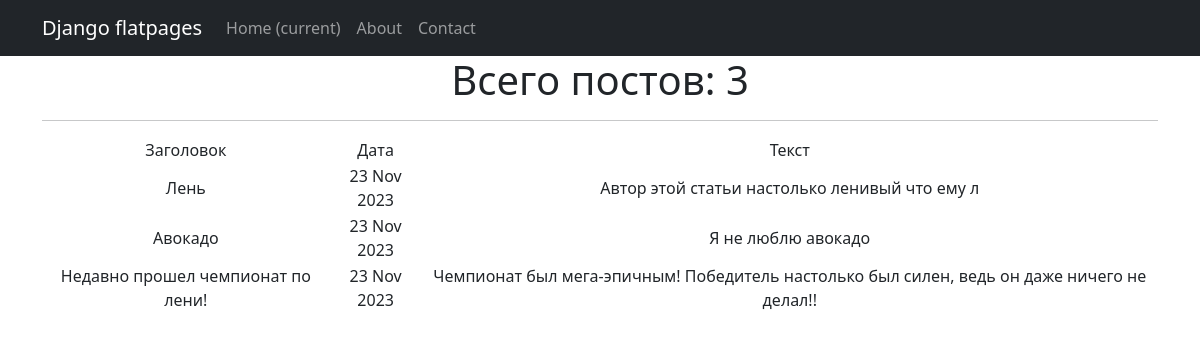
The app's page /posts/, older data.
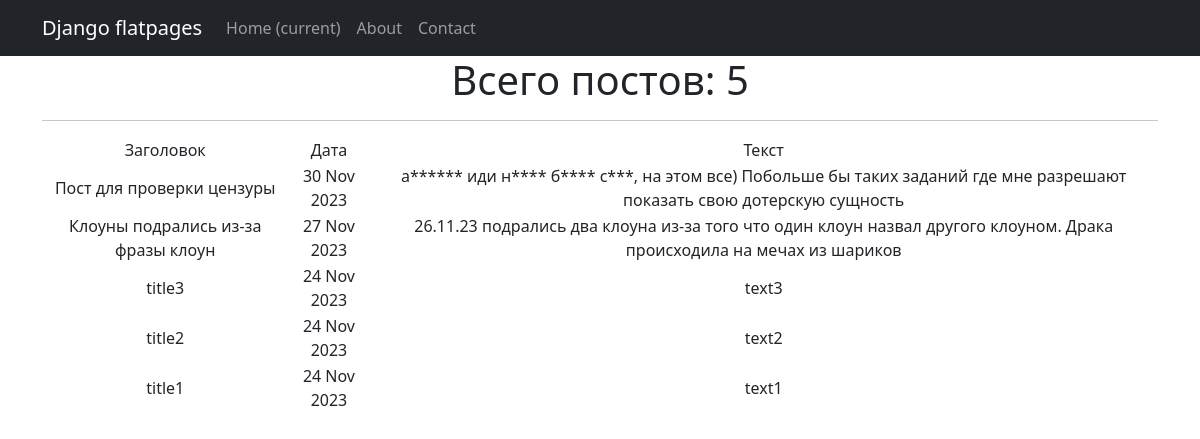
The same page, newer data.
### news/models.py (models this page shows, shortened)
class Post(models.Model):
    article = 'AR'
    news = 'NE'
    POSITIONS = [
        (article, 'Статья'),
        (news, 'Новость')
    ]
    author = models.ForeignKey(Author, on_delete = models.CASCADE)
    title = models.CharField(max_length=255)
    text = models.TextField()
    type = models.CharField(max_length=250, choices = POSITIONS)
    time = models.DateTimeField(auto_now_add = True)
    category = models.ManyToManyField(Category, through = 'PostCategory')
    rating = models.IntegerField(default=0)

### news/views.py (the view)
# urls.py: path('', PostsList.as_view()),
class PostsList(ListView):
    model = Post
    ordering = '-time'
    template_name = 'posts.html'
    context_object_name = 'posts'

### news/templatetags/custom_filters.py (called while the page is built)
@register.filter()
def censor(value):
    text = str(value)
    for word in SWEAR_WORDS:
        text = text.replace(word[1:], "*" * (len(word)-1))
    return text

### templates/posts.html (shortened to what this page needs)
{% extends 'flatpages/default.html' %}
{% load custom_filters %}
{% block content %}
   <h1>Всего постов: {{ posts|length }}</h1>
   <hr>
   {% if posts %}
       <table>
           <tr>
               <td>Заголовок</td>
               <td>Дата</td>
               <td>Текст</td>
           </tr>
           {% for post in posts %}
           <tr>
               <td>{{ post.title|censor }}</td>
               <td>{{ post.time|date:'d M Y' }}</td>
               <td>{{ post.text|censor|truncatewords:20 }}</td>
           </tr>
           {% endfor %}
       </table>
   {% else %}
       <h2>Постов нет!</h2>
   {% endif %}
{% endblock content %}

### templates/flatpages/default.html (shortened to what this page needs)
<!DOCTYPE html>
<html lang="en">
    <head>
        {% load static %}
        <link href="{% static 'css/styles.css' %}" rel="stylesheet" />
    </head>
    <body>
        <nav class="navbar navbar-expand-lg navbar-dark bg-dark static-top">
            <div class="container">
                <a class="navbar-brand" href="#">Django flatpages</a>
                <div class="collapse navbar-collapse" id="navbarResponsive">
                    <ul class="navbar-nav ml-auto">
                        <li class="nav-item active">
                            <a class="nav-link" href="#">Home
                                <span class="sr-only">(current)</span>
                            </a>
                        </li>
                        <li class="nav-item">
                            <a class="nav-link" href="/about/">About</a>
                        </li>
                        <li class="nav-item">
                            <a class="nav-link" href="/contacts/">Contact</a>
                        </li>
                    </ul>
                </div>
            </div>
         </nav>
        <div class="container">
            <div class="row">
                <div class="col-lg-12 text-center">
                    {% block content %}{% endblock content %}
                </div>
            </div>
         </div>
    </body>
</html>

Row changes from the older to the newer data that the page shows:
removed Post: title|censor "Лень", time "23 Nov 2023", text|censor "Автор этой статьи настолько ленивый что ему л"
removed Post: title|censor "Авокадо", time "23 Nov 2023", text|censor "Я не люблю авокадо"
removed Post: title|censor "Недавно прошел чемпионат по лени!", time "23 Nov 2023", text|censor "Чемпионат был мега-эпичным! Победитель настолько был силен, ведь он даже ничего не делал!!"
added Post: title|censor "Пост для проверки цензуры", time "30 Nov 2023", text|censor "а****** иди н**** б**** с***, на этом все) Побольше бы таких заданий где мне разрешают показать свою дотерскую сущность"
added Post: title|censor "Клоуны подрались из-за фразы клоун", time "27 Nov 2023", text|censor "26.11.23 подрались два клоуна из-за того что один клоун назвал другого клоуном. Драка происходила на мечах из шариков"
added Post: title|censor "title3", time "24 Nov 2023", text|censor "text3"
added Post: title|censor "title2", time "24 Nov 2023", text|censor "text2"
added Post: title|censor "title1", time "24 Nov 2023", text|censor "text1"
Text that changed along with them:
{{ posts|length }}: "3" → "5"
